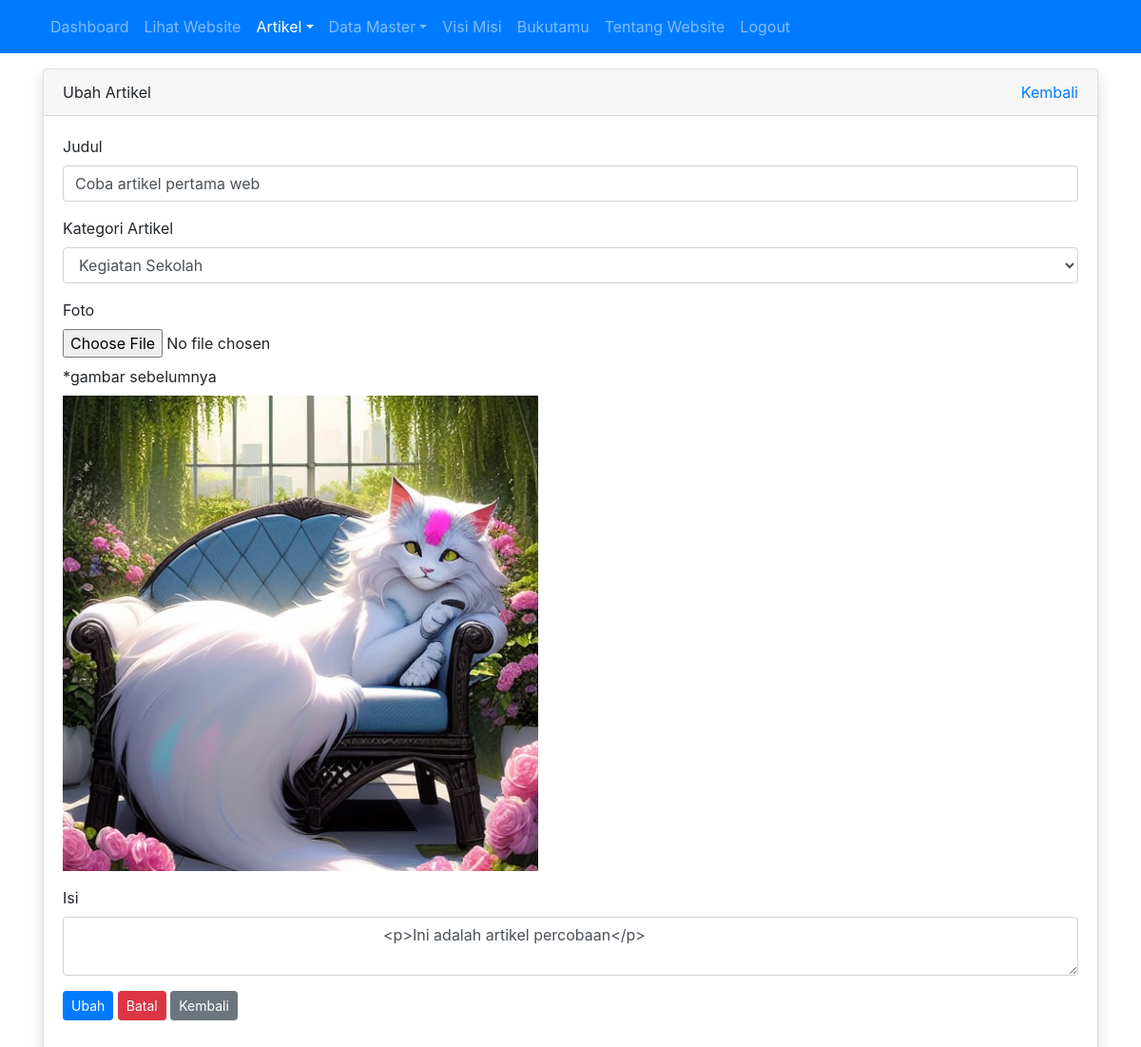
Page /admin/artikel/ubah.php?id=18 (signed in) on the committed database.
### tables this page shows
CREATE TABLE `tbl_artikel` (
  `id` int(11) NOT NULL AUTO_INCREMENT,
  `judul` varchar(255) DEFAULT NULL,
  `isi` text DEFAULT NULL,
  `tanggal` date DEFAULT NULL,
  `foto` varchar(100) DEFAULT NULL,
  `id_kategori` int(11) DEFAULT NULL,
  PRIMARY KEY (`id`),
  KEY `id_kategori` (`id_kategori`),
  CONSTRAINT `tbl_artikel_ibfk_1` FOREIGN KEY (`id_kategori`) REFERENCES `tbl_kategori_artikel` (`id`) ON DELETE SET NULL ON UPDATE CASCADE
);

CREATE TABLE `tbl_kategori_artikel` (
  `id` int(11) NOT NULL AUTO_INCREMENT,
  `nama_kategori` varchar(30) DEFAULT NULL,
  PRIMARY KEY (`id`)
);

### admin/artikel/ubah.php (the view, shortened to what this page needs)
<?php
require_once '../../koneksi.php';
$id = $_GET['id'];
$query_kategori = mysqli_query($koneksi, "SELECT * FROM tbl_kategori_artikel");
$query_artikel = mysqli_query($koneksi, "SELECT * FROM tbl_artikel WHERE id = $id");
$artikel = mysqli_fetch_assoc($query_artikel);
?>
<!DOCTYPE html>
<html>
<head>
	<link rel="stylesheet" href="../../resources/css/bootstrap.min.css">
</head>
<body>
	<?php require_once '../navbar.php'; ?>
	<div class="container mt-3">
		<div class="row">
			<div class="col">
				<div class="card shadow">
					<div class="card-header">
						<div class="clearfix">
							<div class="float-left">
								Ubah Artikel
							</div>
							<div class="float-right">
								<a href="index.php">Kembali</a>
							</div>
						</div>
					</div>
					<div class="card-body">
						<form method="POST" action="proses_ubah.php?id=<?= $artikel['id'] ?>" enctype="multipart/form-data">
							<div class="form-group">
								<label for="judul">Judul</label>
								<input type="text" value="<?= $artikel['judul'] ?>" class="form-control" id="judul" placeholder="judul artikel" autocomplete="off" required="required" name="judul">
							</div>
							<div class="form-group">
								<label for="id_kategori">Kategori Artikel</label>
								<select name="id_kategori" id="id_kategori" class="form-control">
									<?php while ($kategori = mysqli_fetch_assoc($query_kategori)) : ?>
										<option value="<?= $kategori['id'] ?>" <?= $artikel['id_kategori'] == $kategori['id'] ? 'selected' : '' ?>><?= $kategori['nama_kategori'] ?></option>
									<?php endwhile; ?>
								</select>
							</div>
							<div class="form-group">
								<label for="foto">Foto</label>
								<input type="file" class="form-control-file mb-2" id="foto" placeholder="foto artikel" autocomplete="off" name="foto">
								*gambar sebelumnya <br>
								<img src="../../images/artikel/<?= $artikel['foto'] ?>" alt="<?= $row['judul'] ?>" width="500px" class="mt-2">
							</div>
							<div class="form-group">
								<label for="isi">Isi</label>
								<textarea name="isi" id="ckeditor" class="ckeditor form-control">
									<?= $artikel['isi'] ?>
								</textarea>
							</div>
							<div class="form-group">
								<button type="submit" class="btn btn-sm btn-primary" name="ubah">Ubah</button>
								<button type="reset" class="btn btn-sm btn-danger" onclick="return confirm('apakah anda yakin?')">Batal</button>
								<a href="index.php" class="btn btn-sm btn-secondary">Kembali</a>
							</div>
						</form>
					</div>
				</div>
			</div>
		</div>
	</div>
</body>
</html>

### rows in the picture
tbl_artikel: judul "Coba artikel pertama web", id_kategori "Kegiatan Sekolah", foto (picture), isi "<p>Ini adalah artikel percobaan</p>"
